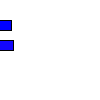
Frame 1 (no input)
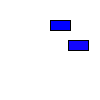
Frame 60 (the mouse pressed at the canvas centre just before this capture)
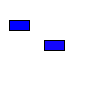
Frame 120 (the mouse held since frame 60 and released just before this capture)

The Processing sketch that drew these frames (run headless with seeded random() and noise(); from frame 60 on, the mouse is pressed at the canvas centre):

// Processing sketch: Cars
// ── Cars.pde
Car myCar,myCar2;


class Car {
  
  color c;
  float xpos,ypos,xspeed;
  
  Car(color tempC, float tempXpos, float tempYpos, float tempXspeed){
    c=tempC;
    xpos = tempXpos;
    ypos = tempYpos;
    xspeed = tempXspeed;
  }
     void display(){
       rectMode(CENTER);
       fill(c);
       rect(xpos,ypos,20,10);
      }
  
        void drive() {
           xpos = xpos +xspeed;
           if (xpos>width) {
             xpos = 0;
           }
        }
}

void setup(){
  myCar = new Car(color(random(0,30),random(0,30),random(200,255)),0,45,3);
  myCar2 = new Car(color(0,0,255),0,25,1);
}

void draw() {
  background(255);
  
myCar.drive();
 myCar.display();
  myCar2.drive();
  myCar2.display();
}
